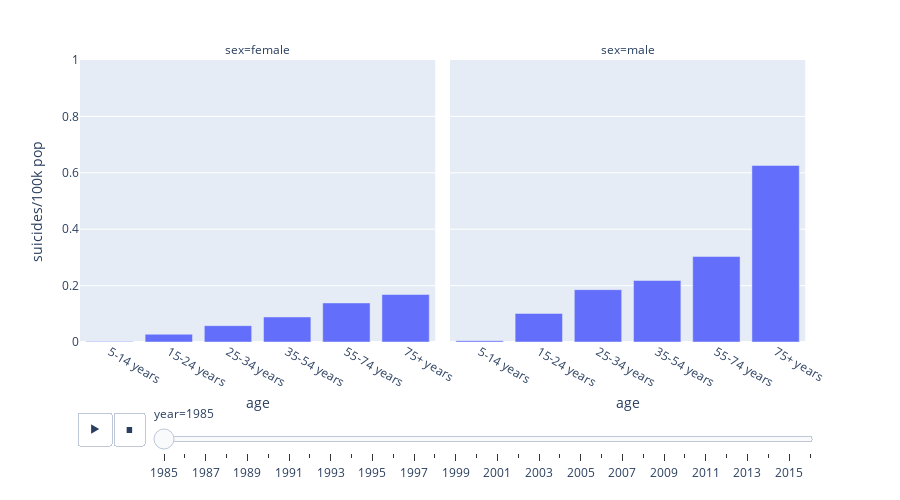

Notebook cell for this chart:
### Markdown cell above
__Animate Bar Chart__

### Code cell
fig = px.bar(european_suicide_data_gby, x='age', y='suicides/100k pop', facet_col='sex', animation_frame='year', 
             animation_group='age', category_orders={'age':['5-14 years', '15-24 years', '25-34 years', 
                                                            '35-54 years', '55-74 years', '75+ years']}, 
             range_y=[0,1], width=900, height=500)

fig.show()

### Figure 1 — Plotly figure (JSON) as saved in the notebook; plotly's stock layout.template omitted (floating-point values rounded to 4 significant figures)
{"data": [{"alignmentgroup": "True", "hoverlabel": {"namelength": 0}, "hovertemplate": "year=1985<br>sex=female<br>age=%{x}<br>suicides/100k pop=%{y}", "ids": ["15-24 years", "25-34 years", "35-54 years", "5-14 years", "55-74 years", "75+ years"], "legendgroup": "", "marker": {"color": "#636efa"}, "name": "", "offsetgroup": "", "orientation": "v", "showlegend": false, "textposition": "auto", "type": "bar", "x": ["15-24 years", "25-34 years", "35-54 years", "5-14 years", "55-74 years", "75+ years"], "xaxis": "x", "y": [0.02748, 0.05794, 0.08879, 0.001333, 0.1386, 0.1684], "yaxis": "y"}, {"alignmentgroup": "True", "hoverlabel": {"namelength": 0}, "hovertemplate": "year=1985<br>sex=male<br>age=%{x}<br>suicides/100k pop=%{y}", "ids": ["15-24 years", "25-34 years", "35-54 years", "5-14 years", "55-74 years", "75+ years"], "legendgroup": "", "marker": {"color": "#636efa"}, "name": "", "offsetgroup": "", "orientation": "v", "showlegend": false, "textposition": "auto", "type": "bar", "x": ["15-24 years", "25-34 years", "35-54 years", "5-14 years", "55-74 years", "75+ years"], "xaxis": "x2", "y": [0.1013, 0.1856, 0.2181, 0.004705, 0.303, 0.626], "yaxis": "y2"}], "layout": {"annotations": [{"font": {}, "showarrow": false, "text": "sex=female", "x": 0.24, "xanchor": "center", "xref": "paper", "y": 1, "yanchor": "bottom", "yref": "paper"}, {"font": {}, "showarrow": false, "text": "sex=male", "x": 0.74, "xanchor": "center", "xref": "paper", "y": 1, "yanchor": "bottom", "yref": "paper"}], "barmode": "relative", "height": 500, "legend": {"tracegroupgap": 0}, "margin": {"t": 60}, "sliders": [{"active": 0, "currentvalue": {"prefix": "year="}, "len": 0.9, "pad": {"b": 10, "t": 60}, "steps": [{"args": [["1985"], {"frame": {"duration": 0, "redraw": true}, "fromcurrent": true, "mode": "immediate", "transition": {"duration": 0, "easing": "linear"}}], "label": "1985", "method": "animate"}, {"args": [["1986"], {"frame": {"duration": 0, "redraw": true}, "fromcurrent": true, "mode": "immediate", "transition": {"duration": 0, "easing": "linear"}}], "label": "1986", "method": "animate"}, {"args": [["1987"], {"frame": {"duration": 0, "redraw": true}, "fromcurrent": true, "mode": "immediate", "transition": {"duration": 0, "easing": "linear"}}], "label": "1987", "method": "animate"}, {"args": [["1988"], {"frame": {"duration": 0, "redraw": true}, "fromcurrent": true, "mode": "immediate", "transition": {"duration": 0, "easing": "linear"}}], "label": "1988", "method": "animate"}, {"args": [["1989"], {"frame": {"duration": 0, "redraw": true}, "fromcurrent": true, "mode": "immediate", "transition": {"duration": 0, "easing": "linear"}}], "label": "1989", "method": "animate"}, {"args": [["1990"], {"frame": {"duration": 0, "redraw": true}, "fromcurrent": true, "mode": "immediate", "transition": {"duration": 0, "easing": "linear"}}], "label": "1990", "method": "animate"}, {"args": [["1991"], {"frame": {"duration": 0, "redraw": true}, "fromcurrent": true, "mode": "immediate", "transition": {"duration": 0, "easing": "linear"}}], "label": "1991", "method": "animate"}, {"args": [["1992"], {"frame": {"duration": 0, "redraw": true}, "fromcurrent": true, "mode": "immediate", "transition": {"duration": 0, "easing": "linear"}}], "label": "1992", "method": "animate"}, {"args": [["1993"], {"frame": {"duration": 0, "redraw": true}, "fromcurrent": true, "mode": "immediate", "transition": {"duration": 0, "easing": "linear"}}], "label": "1993", "method": "animate"}, {"args": [["1994"], {"frame": {"duration": 0, "redraw": true}, "fromcurrent": true, "mode": "immediate", "transition": {"duration": 0, "easing": "linear"}}], "label": "1994", "method": "animate"}, {"args": [["1995"], {"frame": {"duration": 0, "redraw": true}, "fromcurrent": true, "mode": "immediate", "transition": {"duration": 0, "easing": "linear"}}], "label": "1995", "method": "animate"}, {"args": [["1996"], {"frame": {"duration": 0, "redraw": true}, "fromcurrent": true, "mode": "immediate", "transition": {"duration": 0, "easing": "linear"}}], "label": "1996", "method": "animate"}, {"args": [["1997"], {"frame": {"duration": 0, "redraw": true}, "fromcurrent": true, "mode": "immediate", "transition": {"duration": 0, "easing": "linear"}}], "label": "1997", "method": "animate"}, {"args": [["1998"], {"frame": {"duration": 0, "redraw": true}, "fromcurrent": true, "mode": "immediate", "transition": {"duration": 0, "easing": "linear"}}], "label": "1998", "method": "animate"}, {"args": [["1999"], {"frame": {"duration": 0, "redraw": true}, "fromcurrent": true, "mode": "immediate", "transition": {"duration": 0, "easing": "linear"}}], "label": "1999", "method": "animate"}, {"args": [["2000"], {"frame": {"duration": 0, "redraw": true}, "fromcurrent": true, "mode": "immediate", "transition": {"duration": 0, "easing": "linear"}}], "label": "2000", "method": "animate"}, {"args": [["2001"], {"frame": {"duration": 0, "redraw": true}, "fromcurrent": true, "mode": "immediate", "transition": {"duration": 0, "easing": "linear"}}], "label": "2001", "method": "animate"}, {"args": [["2002"], {"frame": {"duration": 0, "redraw": true}, "fromcurrent": true, "mode": "immediate", "transition": {"duration": 0, "easing": "linear"}}], "label": "2002", "method": "animate"}, {"args": [["2003"], {"frame": {"duration": 0, "redraw": true}, "fromcurrent": true, "mode": "immediate", "transition": {"duration": 0, "easing": "linear"}}], "label": "2003", "method": "animate"}, {"args": [["2004"], {"frame": {"duration": 0, "redraw": true}, "fromcurrent": true, "mode": "immediate", "transition": {"duration": 0, "easing": "linear"}}], "label": "2004", "method": "animate"}, {"args": [["2005"], {"frame": {"duration": 0, "redraw": true}, "fromcurrent": true, "mode": "immediate", "transition": {"duration": 0, "easing": "linear"}}], "label": "2005", "method": "animate"}, {"args": [["2006"], {"frame": {"duration": 0, "redraw": true}, "fromcurrent": true, "mode": "immediate", "transition": {"duration": 0, "easing": "linear"}}], "label": "2006", "method": "animate"}, {"args": [["2007"], {"frame": {"duration": 0, "redraw": true}, "fromcurrent": true, "mode": "immediate", "transition": {"duration": 0, "easing": "linear"}}], "label": "2007", "method": "animate"}, {"args": [["2008"], {"frame": {"duration": 0, "redraw": true}, "fromcurrent": true, "mode": "immediate", "transition": {"duration": 0, "easing": "linear"}}], "label": "2008", "method": "animate"}, {"args": [["2009"], {"frame": {"duration": 0, "redraw": true}, "fromcurrent": true, "mode": "immediate", "transition": {"duration": 0, "easing": "linear"}}], "label": "2009", "method": "animate"}, {"args": [["2010"], {"frame": {"duration": 0, "redraw": true}, "fromcurrent": true, "mode": "immediate", "transition": {"duration": 0, "easing": "linear"}}], "label": "2010", "method": "animate"}, {"args": [["2011"], {"frame": {"duration": 0, "redraw": true}, "fromcurrent": true, "mode": "immediate", "transition": {"duration": 0, "easing": "linear"}}], "label": "2011", "method": "animate"}, {"args": [["2012"], {"frame": {"duration": 0, "redraw": true}, "fromcurrent": true, "mode": "immediate", "transition": {"duration": 0, "easing": "linear"}}], "label": "2012", "method": "animate"}, {"args": [["2013"], {"frame": {"duration": 0, "redraw": true}, "fromcurrent": true, "mode": "immediate", "transition": {"duration": 0, "easing": "linear"}}], "label": "2013", "method": "animate"}, {"args": [["2014"], {"frame": {"duration": 0, "redraw": true}, "fromcurrent": true, "mode": "immediate", "transition": {"duration": 0, "easing": "linear"}}], "label": "2014", "method": "animate"}, {"args": [["2015"], {"frame": {"duration": 0, "redraw": true}, "fromcurrent": true, "mode": "immediate", "transition": {"duration": 0, "easing": "linear"}}], "label": "2015", "method": "animate"}, {"args": [["2016"], {"frame": {"duration": 0, "redraw": true}, "fromcurrent": true, "mode": "immediate", "transition": {"duration": 0, "easing": "linear"}}], "label": "2016", "method": "animate"}], "x": 0.1, "xanchor": "left", "y": 0, "yanchor": "top"}], "updatemenus": [{"buttons": [{"args": [null, {"frame": {"duration": 500, "redraw": true}, "fromcurrent": true, "mode": "immediate", "transition": {"duration": 500, "easing": "linear"}}], "label": "&#9654;", "method": "animate"}, {"args": [[null], {"frame": {"duration": 0, "redraw": true}, "fromcurrent": true, "mode": "immediate", "transition": {"duration": 0, "easing": "linear"}}], "label": "&#9724;", "method": "animate"}], "direction": "left", "pad": {"r": 10, "t": 70}, "showactive": false, "type": "buttons", "x": 0.1, "xanchor": "right", "y": 0, "yanchor": "top"}], "width": 900, "xaxis": {"anchor": "y", "categoryarray": ["5-14 years", "15-24 years", "25-34 years", "35-54 years", "55-74 years", "75+ years"], "categoryorder": "array", "domain": [0, 0.48], "title": {"text": "age"}}, "xaxis2": {"anchor": "y2", "categoryarray": ["5-14 years", "15-24 years", "25-34 years", "35-54 years", "55-74 years", "75+ years"], "categoryorder": "array", "domain": [0.5, 0.98], "matches": "x", "title": {"text": "age"}}, "yaxis": {"anchor": "x", "domain": [0, 1], "range": [0, 1], "title": {"text": "suicides/100k pop"}}, "yaxis2": {"anchor": "x2", "domain": [0, 1], "matches": "y", "showticklabels": false}}}
